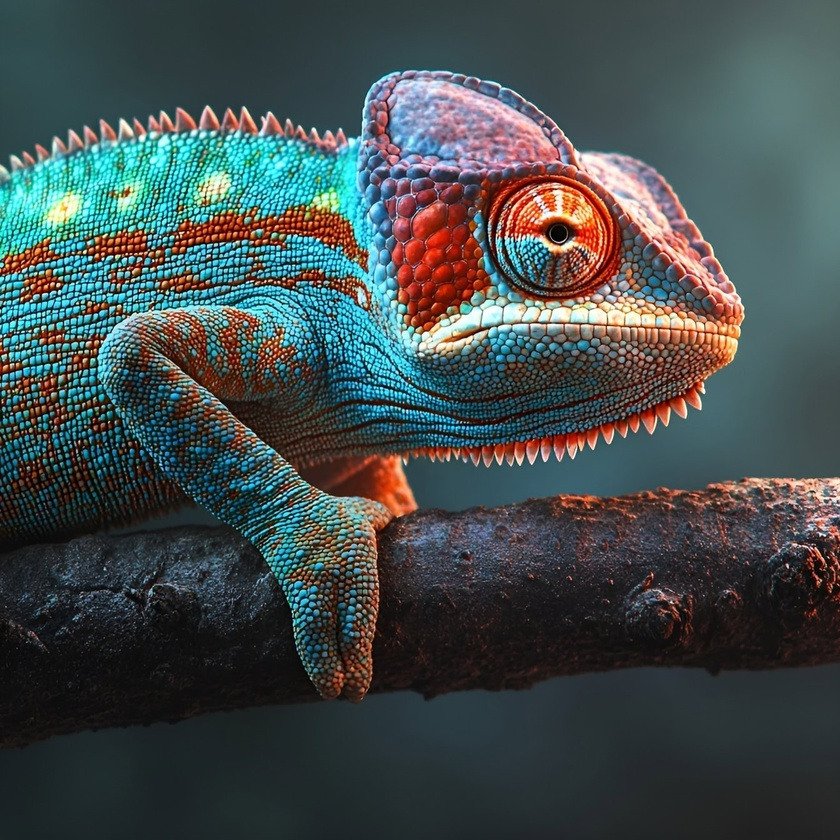
#> input picture images/image.jpeg, 840 x 840 px, shrunk from 1344 x 1344 before the run; its folder holds only this picture in this run
$ python 05_noise_filtering.py
#> lines starting #> are read from the running program, lines starting #| are printed output that depends on the picture
import cv2
import numpy as np
import matplotlib.pyplot as plt
from pathlib import Path
from scipy.ndimage import median_filter
import os

def load_grayscale_images(image_dir='images'):
#> called with image_dir = 'images'
    image_dir = Path(image_dir)
    images = []

    for ext in ['*.jpg', '*.png', '*.bmp', '*.jpeg']:
        images.extend(list(image_dir.glob(ext)))

    grayscale_images = []
    for path in sorted(images)[:2]:  # Get first 2 images
        color_img = cv2.imread(str(path))
#> color_img is the input picture: shape (840, 840, 3); mean B, G, R 77, 76.7, 66.6
        if color_img is not None:
            gray_img = cv2.cvtColor(color_img, cv2.COLOR_BGR2GRAY)
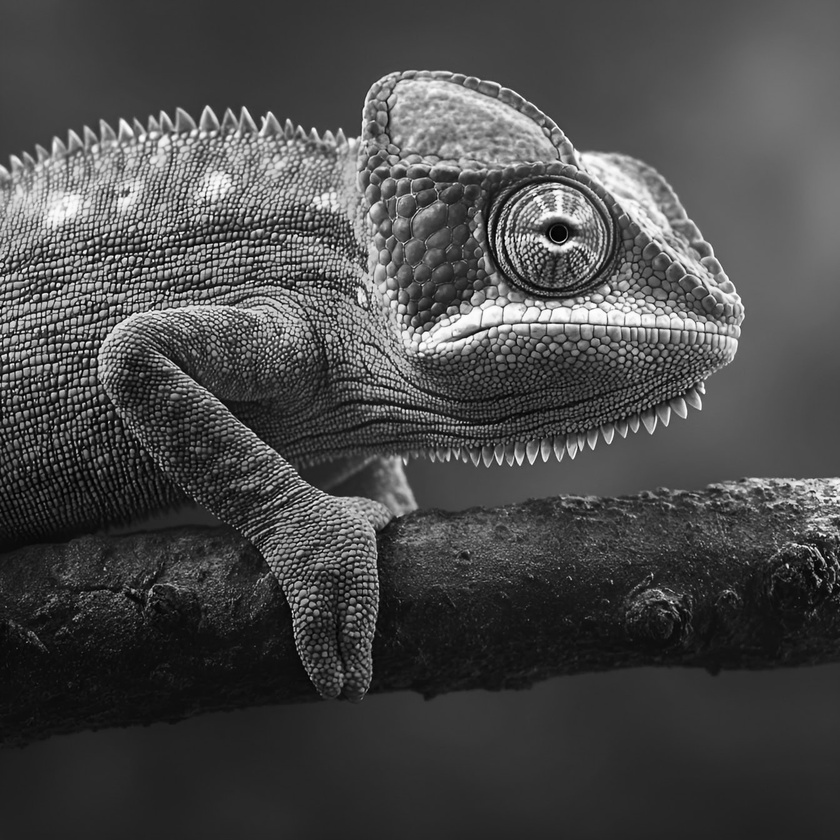
#> gray_img: shape (840, 840); min 0, max 254, mean 73.7
            grayscale_images.append({
                'name': path.stem,
                'grayscale': gray_img
            })

    return grayscale_images

def add_salt_pepper_noise(img, salt_prob=0.01, pepper_prob=0.01):
    noisy = img.copy().astype(np.float32)
    salt_mask = np.random.rand(*img.shape) < salt_prob
    noisy[salt_mask] = 255
    pepper_mask = np.random.rand(*img.shape) < pepper_prob
    noisy[pepper_mask] = 0

    return noisy.astype(np.uint8)

def apply_median_filter(img, kernel_size=5):
    return median_filter(img, size=kernel_size).astype(np.uint8)

def apply_bilateral_filter(img, d=9, sigma_color=75, sigma_space=75):
    return cv2.bilateralFilter(img, d, sigma_color, sigma_space)

def apply_morphological_filter(img, kernel_size=5):
    kernel = cv2.getStructuringElement(cv2.MORPH_ELLIPSE, (kernel_size, kernel_size))
    return cv2.morphologyEx(img, cv2.MORPH_OPEN, kernel)

def calculate_mse(img1, img2):
    return np.mean((img1.astype(np.float32) - img2.astype(np.float32)) ** 2)

def calculate_psnr(img1, img2):
    mse = calculate_mse(img1, img2)
    if mse == 0: return float('inf')
    return 20 * np.log10(255.0 / np.sqrt(mse))

def display_noise_filtering_results(img_name, original, noisy,
                                    filtered_median, filtered_bilateral,
                                    filtered_morpho):
    fig, axes = plt.subplots(2, 3, figsize=(15, 10))
    axes[0, 0].imshow(original, cmap='gray')
    axes[0, 0].set_title(f"{img_name} - Original")
    axes[0, 0].axis('off')
    axes[0, 1].imshow(noisy, cmap='gray')
    axes[0, 1].set_title("Noisy (S&P)")
    axes[0, 1].axis('off')
    axes[0, 2].imshow(filtered_median, cmap='gray')
    psnr_m = calculate_psnr(original, filtered_median)
    axes[0, 2].set_title(f"Median\nPSNR: {psnr_m:.2f}")
    axes[0, 2].axis('off')
    axes[1, 0].imshow(filtered_bilateral, cmap='gray')
    psnr_b = calculate_psnr(original, filtered_bilateral)
    axes[1, 0].set_title(f"Bilateral\nPSNR: {psnr_b:.2f}")
    axes[1, 0].axis('off')
    axes[1, 1].imshow(filtered_morpho, cmap='gray')
    psnr_mo = calculate_psnr(original, filtered_morpho)
    axes[1, 1].set_title(f"Morpho\nPSNR: {psnr_mo:.2f}")
    axes[1, 1].axis('off')
    axes[1, 2].axis('off')

    plt.tight_layout()
    plt.savefig('results/Task_05_Noise_Filtering.png', dpi=150, bbox_inches='tight')
    plt.show()

def main():
    os.makedirs('results', exist_ok=True)
    images = load_grayscale_images('images')
#> images = 1 item
    if not images:
        return
    all_results = []
    for img_dict in images:
        original = img_dict['grayscale']
        noisy = add_salt_pepper_noise(original, salt_prob=0.025, pepper_prob=0.025)
        all_results.append({
            'name': img_dict['name'],
            'original': original,
            'noisy': noisy,
            'median': apply_median_filter(noisy, kernel_size=5),
            'bilateral': apply_bilateral_filter(noisy, d=9, sigma_color=75, sigma_space=75),
            'morpho': apply_morphological_filter(noisy, kernel_size=5)
        })
#> this loop made 1 pass
#> pass 1, in main, `noisy = add_salt_pepper_noise(original, salt_prob=0.025, pepper_prob=0..`:
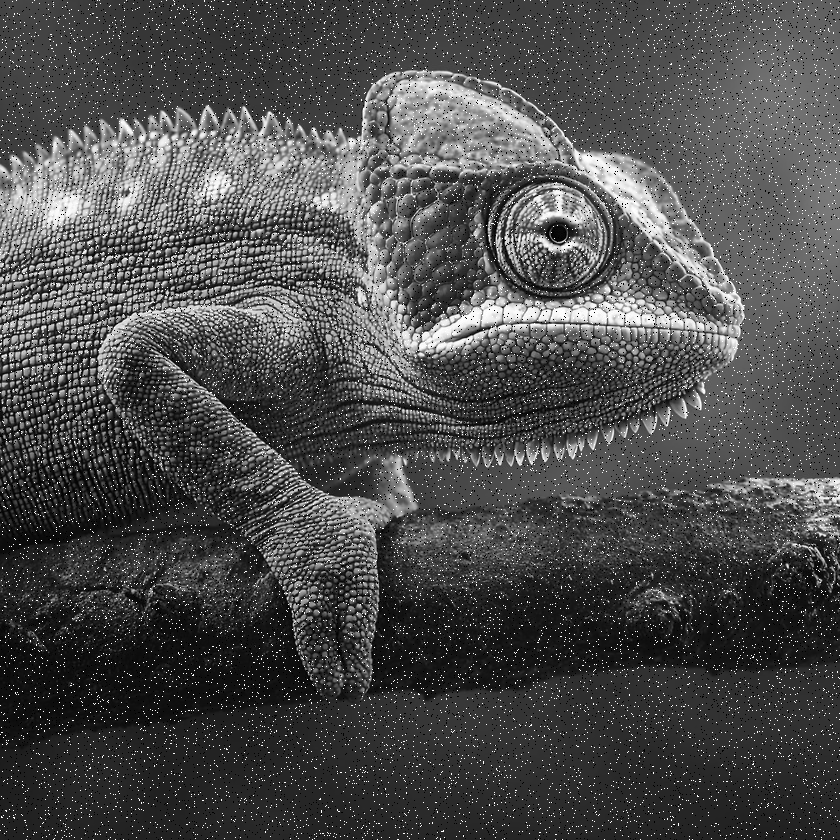
#> noisy: shape (840, 840); min 0, max 255, mean 76.3
#> after the loop, all_results = 1 item
    fig = plt.figure(figsize=(20, 5 * len(all_results)))
    gs = fig.add_gridspec(len(all_results), 6, hspace=0.35, wspace=0.35)
    for idx, result in enumerate(all_results):
        ax = fig.add_subplot(gs[idx, 0])
        ax.imshow(result['original'], cmap='gray')
        ax.set_title(f"{result['name']} Original")
        ax.axis('off')
        ax = fig.add_subplot(gs[idx, 1])
        ax.imshow(result['noisy'], cmap='gray')
        noisy_psnr = calculate_psnr(result['original'], result['noisy'])
        ax.set_title(f"Noisy {noisy_psnr:.2f}dB")
        ax.axis('off')
        ax = fig.add_subplot(gs[idx, 2])
        ax.imshow(result['median'], cmap='gray')
        median_psnr = calculate_psnr(result['original'], result['median'])
        ax.set_title(f"Median {median_psnr:.2f}dB")
        ax.axis('off')
        ax = fig.add_subplot(gs[idx, 3])
        ax.imshow(result['bilateral'], cmap='gray')
        bilateral_psnr = calculate_psnr(result['original'], result['bilateral'])
        ax.set_title(f"Bilateral {bilateral_psnr:.2f}dB")
        ax.axis('off')
        ax = fig.add_subplot(gs[idx, 4])
        ax.imshow(result['morpho'], cmap='gray')
        morpho_psnr = calculate_psnr(result['original'], result['morpho'])
        ax.set_title(f"Morpho {morpho_psnr:.2f}dB")
        ax.axis('off')
        ax = fig.add_subplot(gs[idx, 5])
        ax.axis('off')
#> this loop made 1 pass
#> (noisy_psnr, median_psnr, bilateral_psnr, morpho_psnr) on pass 1: (17.87, 21.6, 20.01, 17.2)
    plt.savefig('results/Task_05_Noise_Filtering.png', dpi=150, bbox_inches='tight')
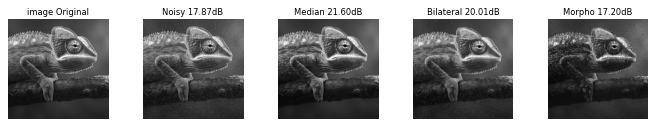
#> figure drawn by matplotlib, 5 panels

if __name__ == "__main__":
    main()
